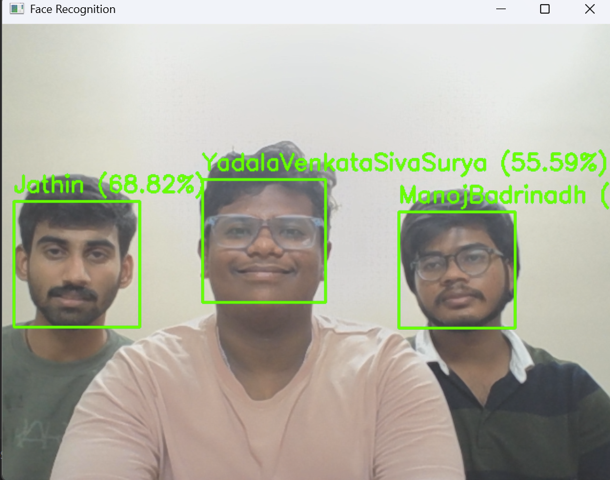
#> input picture Detecting Three People.png, 610 x 480 px, given in place of the camera
$ python MultipleFaceDetection.py
#> lines starting #> are read from the running program, lines starting #| are printed output that depends on the picture; after the words box and inside, x2 and y2 are one past the last pixel; in counts of white or black regions, pixels touching at a corner belong together
#> the answer given: 1
#> the answer given: Detecting Three People.png
import cv2
import os
import numpy as np
import random

# Load Haar cascade for face detection
face_cascade = cv2.CascadeClassifier(cv2.data.haarcascades + "haarcascade_frontalface_default.xml")
dataset_path = "face_dataset"
os.makedirs(dataset_path, exist_ok=True)

# Function to capture faces
def capture_faces(person_name):
#> called with person_name = 'Detecting Three People.png'
    save_path = os.path.join(dataset_path, person_name)
    os.makedirs(save_path, exist_ok=True)

    cap = cv2.VideoCapture(0)
    count = 0

    while count < 300:  # Changed from 100 to 300
        ret, frame = cap.read()
#> frame is the input picture: shape (480, 610, 3); mean B, G, R 162.1, 176.5, 176.5
        if not ret:
            break

        gray = cv2.cvtColor(frame, cv2.COLOR_BGR2GRAY)
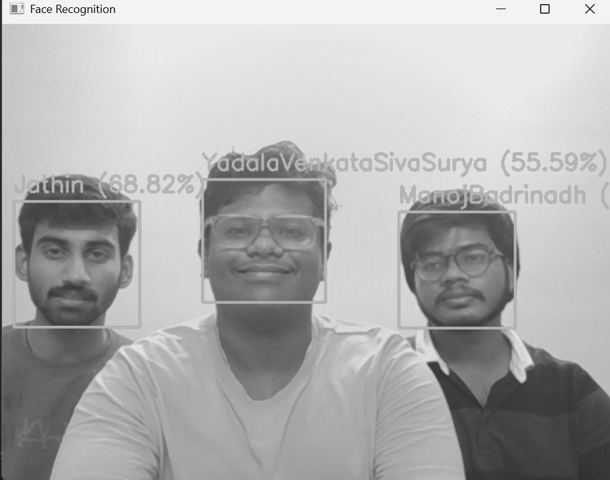
#> gray: shape (480, 610); min 25, max 255, mean 174.9
        clahe = cv2.createCLAHE(clipLimit=2.0, tileGridSize=(8,8))
        gray = clahe.apply(gray)
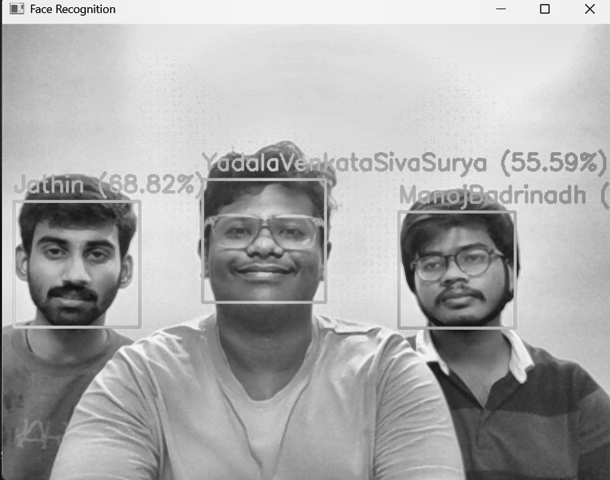
#> gray: shape (480, 610); min 13, max 255, mean 171.3

        faces = face_cascade.detectMultiScale(gray, scaleFactor=1.1, minNeighbors=5, minSize=(80, 80))
#> faces = [[204, 182, 119, 119], [401, 216, 108, 108], [13, 202, 126, 126], [151, 103, 218, 218]]

        for (x, y, w, h) in faces:
            face_img = gray[y:y+h, x:x+w]
            face_resized = cv2.resize(face_img, (200, 200))
            img_path = os.path.join(save_path, f"{count}.jpg")
            cv2.imwrite(img_path, face_resized)
            count += 1
            cv2.rectangle(frame, (x, y), (x+w, y+h), (0, 255, 0), 2)

            if count >= 300:  # Stop when 300 images are saved
                break
#> this loop made 4 passes
#> pass 1, in capture_faces, `face_img = gray[y:y+h, x:x+w]`:
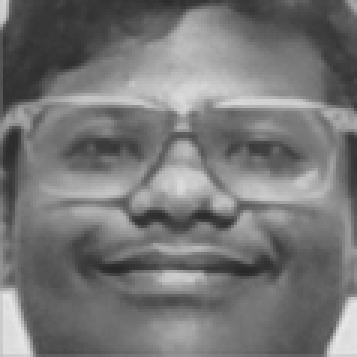
#> face_img: shape (119, 119) (shown 3 times larger); min 39, max 230, mean 117.6
#> pass 2, in capture_faces, `face_img = gray[y:y+h, x:x+w]`:
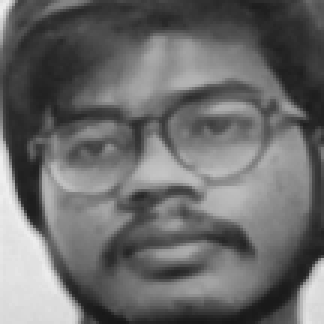
#> face_img: shape (108, 108) (shown 3 times larger); min 23, max 239, mean 106.9
#> after the loop:
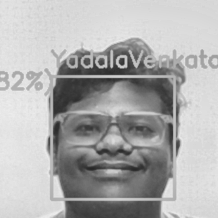
#> face_img: shape (218, 218); min 39, max 237, mean 174.7
#> after the loop:
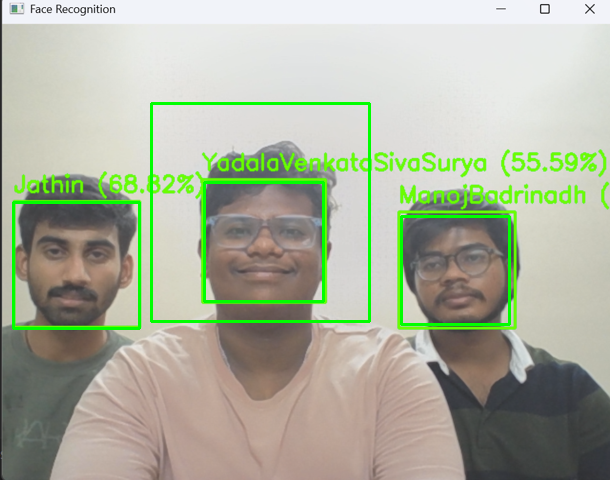
#> frame: shape (480, 610, 3); 2.33% of pixels changed, all inside (x1, y1, x2, y2) = (12, 102, 511, 330)
#> after the loop, count = 4

        cv2.imshow("Capturing Faces", frame)
        if cv2.waitKey(1) & 0xFF == ord('q') or count >= 300:
#> (key q is pressed here)
            break

    cap.release()
    cv2.destroyAllWindows()
    print(f"Saved 300 images for {person_name}")

# Function to apply data augmentation
# [99 lines left out: functions augment_image, train_recognizer, recognize_faces, not called in this run]

# Main menu
if __name__ == "__main__":
    while True:
        print("\n1. Capture Faces\n2. Train Model\n3. Recognize Faces\n4. Exit")
#> (the run stopped early here; a loop or call above may not have finished)
